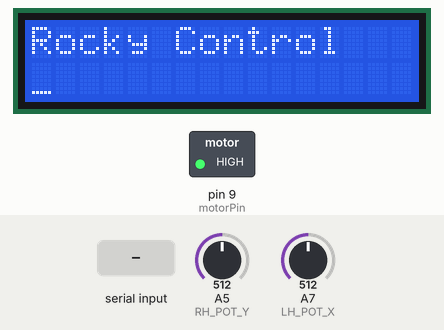
Recording of a sketch running on a simulated Arduino Nano, built with avr-gcc and run on an emulated ATmega328P. On the bench: 16×2 character LCD, switched loads named in the sketch (green lamp = pin HIGH). Inputs (shaded band) come from the test bench; at power-on: A5 (RH_POT_Y) = 512, A7 (LH_POT_X) = 512.

Above: at 1.2 s.
1.3 s: "W\n" received over the second serial link
At 2.8 s:
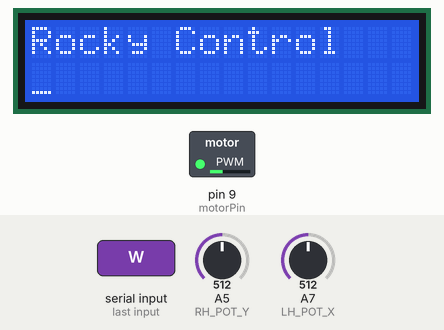
At 4.2 s:
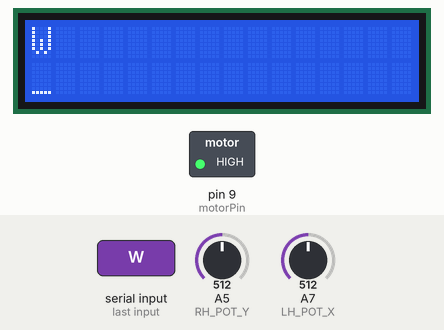
4.4 s: "1\n" received over the second serial link
At 6.3 s:
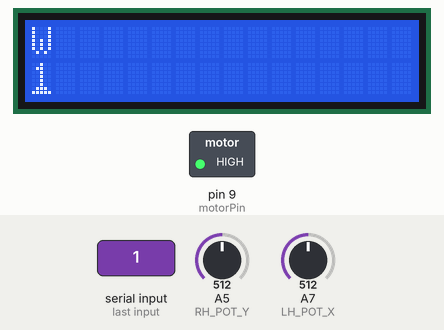
Timing chart, 0 to 7.8 s (numbered marks = the images above; inputs shaded):
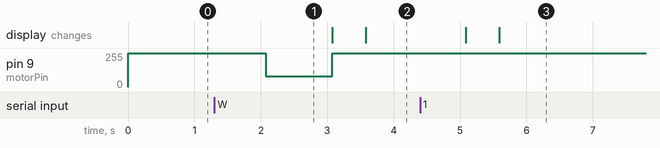

The sketch:

NanoControl.ino
```cpp
// Ardunio Nano
// Bluetooth Conroller
// LCD Display
// 14/09/13 -- Added Mapped RH Joystick to send comands via BT
// 15/09/13 -- Added dead zone for Joystick + keyPin + Stop motor


#include <SoftwareSerial.h>
#include <LiquidCrystal.h>

#define rxPin 16
#define txPin 17

const int RH_POT_X = 18;     // A4 Right Hand X-Axis
const int RH_POT_Y = 19;     // A5 Right Hand Y-Axis
const int LH_POT_X = 21;     // A7 Left Hand X-Axis
const int LH_POT_Y = 20;     // A6 Left Hand Y-Axis
const int motorPin  = 9;     // Rumble motor on D9
const int keyPin    = 11;    // AT Command PIN
const int statePin  = 10;    // Bluetooth connection Status

int valueRH_X = 0;
int valueRH_Y = 0;
int valueLH_X = 0;
int valueLH_Y = 0;


SoftwareSerial BTSerial(rxPin,txPin);
LiquidCrystal lcd(12, 8, 7, 6, 5, 4);

String incomingString  = "";
boolean stringComplete = false;
boolean hitWall        = false;

void setup()
{
  pinMode(keyPin, OUTPUT);    // For Setting AT Command Mode
  digitalWrite(keyPin, LOW);  // Set HIGH if Needed
  pinMode(motorPin, OUTPUT);
  digitalWrite(motorPin, HIGH); // Set high due to PNP Transistor

 //establishContact();  // send a byte to establish contact until receiver responds

  // LCD display
  //Serial.begin(9600);
  BTSerial.begin(9600);
  incomingString.reserve(200);
  lcd.begin(16,2);
  lcd.cursor();
  lcd.print("Rocky Control");
  lcd.setCursor(0,1);
}


void loop(void)
{
  //Serial.println("LOOP");
  //establishContact();

  if (BTSerial.available() > 0){
    ReadBTSerial();
  }

  delay(500);
  ReadJoystickCmd();

  if (hitWall) {
    //incomingString.trim();
    analogWrite(motorPin, 80);   // PWM LOW
    delay(1000);
    analogWrite(motorPin, 255);  // PWM HIGH
    lcd.clear();
    //lcd.setCursor(0,1);
    lcd.print(incomingString);
    lcd.setCursor(1,0);
    incomingString = "";
    stringComplete = false;
    hitWall  = false;
  }


  // good code
  if (stringComplete) {
    incomingString.trim();
    //lcd.clear();
    lcd.print(incomingString);
    incomingString = "";
    stringComplete = false;
    //lcd.setCursor(0,6);
  }


 } // End of Loop


  //analogWrite(motorPin, valueRH_X);
  //lcd.print(valueRH_X);
  //displayVal();

// void establishContact() {
  // Serial.println(BTSerial.available());
  // while (BTSerial.available() <= 0) {
  //   lcd.setCursor(0,2);
  //   lcd.print("Conection ?");
  //   BTSerial.print('A\n');   // send a capital A
  //   Serial.println("connection");
  //   delay(300);
 // }
// }

 void ReadJoystickCmd()
 {
    valueLH_X = analogRead(LH_POT_X);
    valueLH_X = map(valueLH_X, 0, 1230, 0, 100);
    valueRH_Y = analogRead(RH_POT_Y);
    valueRH_Y = map(valueRH_Y, 0, 1230, 0, 100);

  //lcd.print(valueLH_X); // debug
  //lcd.setCursor(0,1);

  // LH X Joystick values
  if (valueLH_X < 53)
  {
      BTSerial.print("a");
      lcd.setCursor(0,1);
      //lcd.print("Left  ");
      //lcd.setCursor(1,0);
  }
  else if (valueLH_X > 55 )
  {
      BTSerial.print("d");
      lcd.setCursor(0,1);
      //lcd.print("Right ");
  }
  else
  {
      // center = 50/51
      BTSerial.print("s");
      lcd.setCursor(0,1);
      //lcd.print("Center");
  }

  // RH Y Joystick Values
  if (valueRH_Y > 52)
  {
      BTSerial.print("b");
      //lcd.print("  Back");
  }
  else if (valueRH_Y < 49)
  {
      BTSerial.print("f");
      //lcd.print("  FWD ");
  }
  else
  {
      //center = 50/51
      BTSerial.print("k");
      //lcd.print("  Stop");
  }


 }

 void ReadBTSerial() {
   while (BTSerial.available()){
     char inChar = (char)BTSerial.read();
     incomingString += inChar;
    if (inChar == 'W'){
       hitWall = true;
    }

     if (inChar == '\n')
     {
       stringComplete = true;
     }

   }
 }
```

Measured:
- after the input at 1.3 s, pin 9 (motorPin): 255/255 → 80/255 after 0.78 s, → 255/255 1.0 s later
- after the input at 4.4 s, the display: first changes after 0.69 s (image 3 shows a later state)
